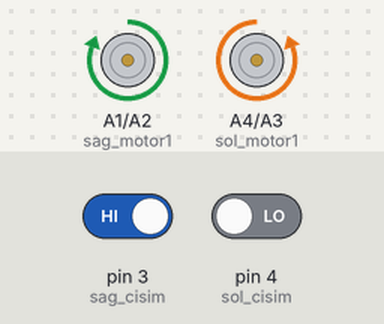
Bench run of a sketch on a simulated Arduino Uno, built with avr-gcc and run on an emulated ATmega328P. Shown: motor-driver pin pairs drawn as motors (green arrow = first pin HIGH = forward, orange = second pin HIGH = backward, longer = more drive, scaled by the enable pin). The test bench sets the inputs (shaded band); at power-on: pin 3 (sag_cisim) HIGH, pin 4 (sol_cisim) LOW.

Above: at 1.2 s.
1.3 s: pin 3 (sag_cisim) driven LOW
At 2.0 s:
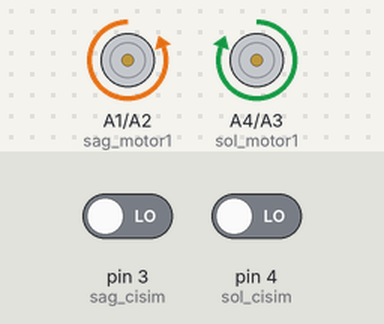
2.8 s: pin 3 (sag_cisim) driven HIGH
At 3.1 s:
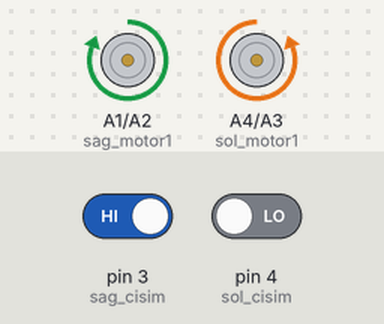
4.3 s: pin 4 (sol_cisim) driven HIGH
At 5.5 s:
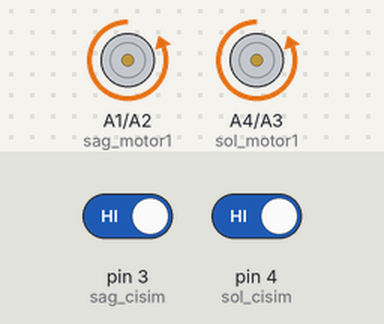
5.8 s: pin 4 (sol_cisim) driven LOW
At 6.6 s:
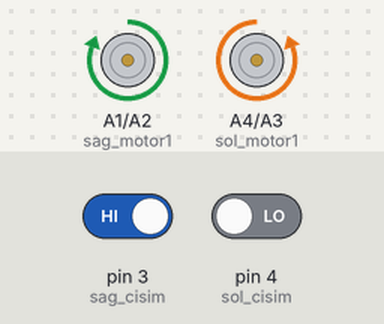
Timing chart, 0 to 8.3 s (numbered marks = the images above; inputs shaded):
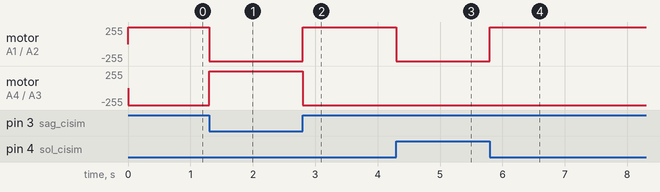

Measured:
- after the input at 1.3 s, motor on A1 (sag_motor1) / A2 (sag_motor2): forward 255/255 → backward 255/255 at once; motor on A4 (sol_motor1) / A3 (sol_motor2): backward 255/255 → forward 255/255 at once
- after the input at 2.8 s, motor on A1 (sag_motor1) / A2 (sag_motor2): backward 255/255 → forward 255/255 at once; motor on A4 (sol_motor1) / A3 (sol_motor2): forward 255/255 → backward 255/255 at once
- after the input at 4.3 s, motor on A1 (sag_motor1) / A2 (sag_motor2): forward 255/255 → backward 255/255 at once
- after the input at 5.8 s, motor on A1 (sag_motor1) / A2 (sag_motor2): backward 255/255 → forward 255/255 at once

The sketch:

Engelden_Kacan.ino
```cpp
#define sag_cisim 3
#define sol_cisim 4

#define sol_motor1 A4
#define sol_motor2 A3
#define sol_pwm 9

#define sag_motor1 A1
#define sag_motor2 A2
#define sag_pwm 10

void setup() {
pinMode(sag_cisim, INPUT);
pinMode(sol_cisim, INPUT);

pinMode(sol_motor1,OUTPUT);
pinMode(sol_motor2,OUTPUT);
pinMode(sol_pwm,OUTPUT);

pinMode(sag_motor1,OUTPUT);
pinMode(sag_motor2,OUTPUT);
pinMode(sag_pwm,OUTPUT);
}

void loop() {
if(digitalRead(sag_cisim) == false)
{
  digitalWrite(sol_motor1, HIGH);
  digitalWrite(sol_motor2, LOW);
  analogWrite(sol_pwm,255);

  digitalWrite(sag_motor1, LOW);
  digitalWrite(sag_motor2, HIGH);
  analogWrite(sag_pwm,255);
}
else if(digitalRead(sol_cisim) == false)
{
  digitalWrite(sol_motor1, LOW);
  digitalWrite(sol_motor2, HIGH);
  analogWrite(sol_pwm,255);

  digitalWrite(sag_motor1, HIGH);
  digitalWrite(sag_motor2, LOW);
  analogWrite(sag_pwm,255);
}
else
{
  digitalWrite(sol_motor1, LOW);
  digitalWrite(sol_motor2, HIGH);
  analogWrite(sol_pwm,255);

  digitalWrite(sag_motor1, LOW);
  digitalWrite(sag_motor2, HIGH);
  analogWrite(sag_pwm,255);
}

}
```
